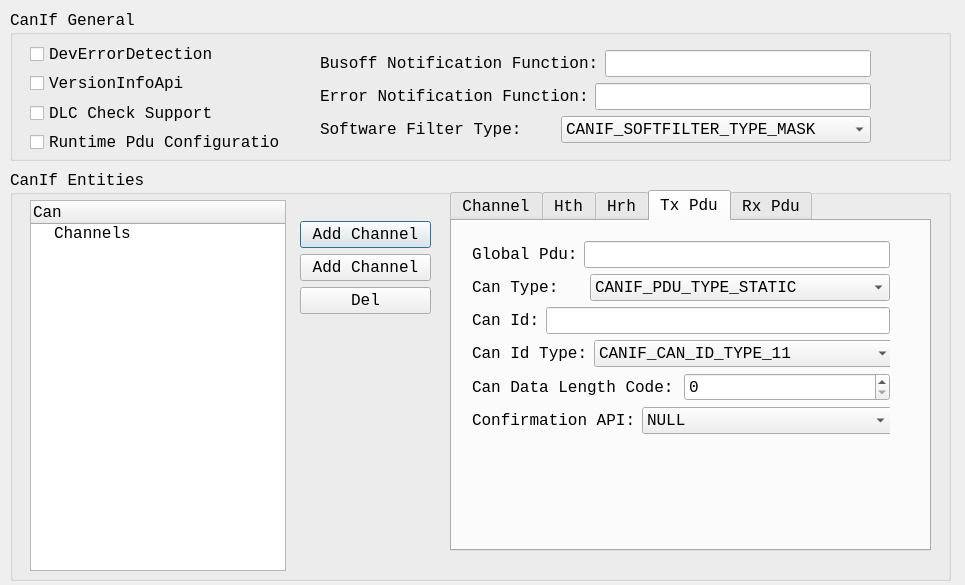
<?xml version="1.0" encoding="UTF-8"?>
<ui version="4.0">
 <class>cd_canif</class>
 <widget class="QDialog" name="cd_canif">
  <property name="geometry">
   <rect>
    <x>0</x>
    <y>0</y>
    <width>965</width>
    <height>585</height>
   </rect>
  </property>
  <property name="font">
   <font>
    <family>Consolas</family>
    <pointsize>12</pointsize>
   </font>
  </property>
  <property name="windowTitle">
   <string>Can Interface</string>
  </property>
  <widget class="QGroupBox" name="groupBox">
   <property name="geometry">
    <rect>
     <x>10</x>
     <y>10</y>
     <width>941</width>
     <height>151</height>
    </rect>
   </property>
   <property name="title">
    <string>CanIf General</string>
   </property>
   <widget class="QWidget" name="layoutWidget">
    <property name="geometry">
     <rect>
      <x>20</x>
      <y>32</y>
      <width>250</width>
      <height>112</height>
     </rect>
    </property>
    <layout class="QVBoxLayout" name="verticalLayout">
     <item>
      <widget class="QCheckBox" name="cbxDevErr">
       <property name="text">
        <string>DevErrorDetection</string>
       </property>
      </widget>
     </item>
     <item>
      <widget class="QCheckBox" name="cbxVersionInfo">
       <property name="text">
        <string>VersionInfoApi</string>
       </property>
      </widget>
     </item>
     <item>
      <widget class="QCheckBox" name="cbxDlcCheck">
       <property name="text">
        <string>DLC Check Support</string>
       </property>
      </widget>
     </item>
     <item>
      <widget class="QCheckBox" name="cbxRuntimePduCfg">
       <property name="text">
        <string>Runtime Pdu Configuration</string>
       </property>
      </widget>
     </item>
    </layout>
   </widget>
   <widget class="QWidget" name="layoutWidget">
    <property name="geometry">
     <rect>
      <x>310</x>
      <y>40</y>
      <width>551</width>
      <height>95</height>
     </rect>
    </property>
    <layout class="QVBoxLayout" name="verticalLayout_10">
     <item>
      <layout class="QHBoxLayout" name="horizontalLayout">
       <item>
        <widget class="QLabel" name="label_34">
         <property name="text">
          <string>Busoff Notification Function:</string>
         </property>
        </widget>
       </item>
       <item>
        <widget class="QLineEdit" name="leBusoffNf">
         <property name="minimumSize">
          <size>
           <width>250</width>
           <height>0</height>
          </size>
         </property>
         <property name="toolTip">
          <string>&lt;!DOCTYPE HTML PUBLIC &quot;-//W3C//DTD HTML 4.0//EN&quot; &quot;http://www.w3.org/TR/REC-html40/strict.dtd&quot;&gt;
&lt;html&gt;&lt;head&gt;&lt;meta name=&quot;qrichtext&quot; content=&quot;1&quot; /&gt;&lt;style type=&quot;text/css&quot;&gt;
p, li { white-space: pre-wrap; }
&lt;/style&gt;&lt;/head&gt;&lt;body style=&quot; font-family:'Consolas'; font-size:12pt; font-weight:400; font-style:normal;&quot;&gt;
&lt;p style=&quot; margin-top:0px; margin-bottom:0px; margin-left:0px; margin-right:0px; -qt-block-indent:0; text-indent:0px;&quot;&gt;If want to turn off notification,input &amp;quot;NULL&amp;quot;.&lt;/p&gt;&lt;/body&gt;&lt;/html&gt;</string>
         </property>
         <property name="text">
          <string/>
         </property>
        </widget>
       </item>
      </layout>
     </item>
     <item>
      <layout class="QHBoxLayout" name="horizontalLayout_24">
       <item>
        <widget class="QLabel" name="label_35">
         <property name="text">
          <string>Error Notification Function:</string>
         </property>
        </widget>
       </item>
       <item>
        <widget class="QLineEdit" name="leErrorNf">
         <property name="toolTip">
          <string>&lt;!DOCTYPE HTML PUBLIC &quot;-//W3C//DTD HTML 4.0//EN&quot; &quot;http://www.w3.org/TR/REC-html40/strict.dtd&quot;&gt;
&lt;html&gt;&lt;head&gt;&lt;meta name=&quot;qrichtext&quot; content=&quot;1&quot; /&gt;&lt;style type=&quot;text/css&quot;&gt;
p, li { white-space: pre-wrap; }
&lt;/style&gt;&lt;/head&gt;&lt;body style=&quot; font-family:'Consolas'; font-size:12pt; font-weight:400; font-style:normal;&quot;&gt;
&lt;p style=&quot; margin-top:0px; margin-bottom:0px; margin-left:0px; margin-right:0px; -qt-block-indent:0; text-indent:0px;&quot;&gt;If want to turn off notification,input &amp;quot;NULL&amp;quot;.&lt;/p&gt;&lt;/body&gt;&lt;/html&gt;</string>
         </property>
         <property name="text">
          <string/>
         </property>
        </widget>
       </item>
      </layout>
     </item>
     <item>
      <layout class="QHBoxLayout" name="horizontalLayout_37">
       <item>
        <widget class="QLabel" name="label_36">
         <property name="text">
          <string>Software Filter Type:</string>
         </property>
        </widget>
       </item>
       <item>
        <widget class="QComboBox" name="cmbxSoftwareFilterType">
         <property name="minimumSize">
          <size>
           <width>250</width>
           <height>0</height>
          </size>
         </property>
         <item>
          <property name="text">
           <string>CANIF_SOFTFILTER_TYPE_MASK</string>
          </property>
         </item>
         <item>
          <property name="text">
           <string>CANIF_SOFTFILTER_TYPE_BINARY</string>
          </property>
         </item>
         <item>
          <property name="text">
           <string>CANIF_SOFTFILTER_TYPE_INDEX</string>
          </property>
         </item>
         <item>
          <property name="text">
           <string>CANIF_SOFTFILTER_TYPE_LINEAR</string>
          </property>
         </item>
         <item>
          <property name="text">
           <string>CANIF_SOFTFILTER_TYPE_TABLE</string>
          </property>
         </item>
        </widget>
       </item>
      </layout>
     </item>
    </layout>
   </widget>
  </widget>
  <widget class="QGroupBox" name="groupBox_2">
   <property name="geometry">
    <rect>
     <x>10</x>
     <y>170</y>
     <width>941</width>
     <height>411</height>
    </rect>
   </property>
   <property name="maximumSize">
    <size>
     <width>16777214</width>
     <height>16777215</height>
    </size>
   </property>
   <property name="title">
    <string>CanIf Entities</string>
   </property>
   <widget class="QTreeWidget" name="trCanIfCfg">
    <property name="geometry">
     <rect>
      <x>20</x>
      <y>30</y>
      <width>256</width>
      <height>371</height>
     </rect>
    </property>
    <property name="styleSheet">
     <string notr="true">font: 12pt &quot;Consolas&quot;;</string>
    </property>
    <column>
     <property name="text">
      <string>Can</string>
     </property>
    </column>
    <item>
     <property name="text">
      <string>Channels</string>
     </property>
    </item>
   </widget>
   <widget class="QTabWidget" name="tabCfg">
    <property name="geometry">
     <rect>
      <x>440</x>
      <y>20</y>
      <width>481</width>
      <height>361</height>
     </rect>
    </property>
    <property name="currentIndex">
     <number>3</number>
    </property>
    <widget class="QWidget" name="tab">
     <attribute name="title">
      <string>Channel</string>
     </attribute>
     <widget class="QWidget" name="layoutWidget">
      <property name="geometry">
       <rect>
        <x>21</x>
        <y>21</y>
        <width>349</width>
        <height>62</height>
       </rect>
      </property>
      <layout class="QVBoxLayout" name="verticalLayout_4">
       <item>
        <layout class="QHBoxLayout" name="horizontalLayout_36">
         <item>
          <widget class="QLabel" name="label_33">
           <property name="text">
            <string>Name:</string>
           </property>
          </widget>
         </item>
         <item>
          <widget class="QLineEdit" name="leChannelName">
           <property name="text">
            <string/>
           </property>
          </widget>
         </item>
        </layout>
       </item>
       <item>
        <layout class="QHBoxLayout" name="horizontalLayout_23">
         <item>
          <widget class="QLabel" name="label_44">
           <property name="text">
            <string>Can Hw Ctrl:</string>
           </property>
          </widget>
         </item>
         <item>
          <widget class="QComboBox" name="cmbxCanHwCtrl">
           <property name="minimumSize">
            <size>
             <width>231</width>
             <height>0</height>
            </size>
           </property>
          </widget>
         </item>
        </layout>
       </item>
      </layout>
     </widget>
    </widget>
    <widget class="QWidget" name="tab_2">
     <attribute name="title">
      <string>Hth</string>
     </attribute>
     <widget class="QWidget" name="layoutWidget">
      <property name="geometry">
       <rect>
        <x>21</x>
        <y>21</y>
        <width>433</width>
        <height>95</height>
       </rect>
      </property>
      <layout class="QVBoxLayout" name="verticalLayout_5">
       <item>
        <layout class="QHBoxLayout" name="horizontalLayout_35">
         <item>
          <widget class="QLabel" name="label_32">
           <property name="text">
            <string>Name:</string>
           </property>
          </widget>
         </item>
         <item>
          <widget class="QLineEdit" name="leHthName">
           <property name="text">
            <string/>
           </property>
          </widget>
         </item>
        </layout>
       </item>
       <item>
        <layout class="QHBoxLayout" name="horizontalLayout_28">
         <item>
          <widget class="QLabel" name="label_25">
           <property name="text">
            <string>Hth Type:</string>
           </property>
          </widget>
         </item>
         <item>
          <widget class="QComboBox" name="cmbxHthType">
           <property name="minimumSize">
            <size>
             <width>320</width>
             <height>0</height>
            </size>
           </property>
           <item>
            <property name="text">
             <string>CAN_ARC_HANDLE_TYPE_BASIC</string>
            </property>
           </item>
           <item>
            <property name="text">
             <string>CAN_ARC_HANDLE_TYPE_FULL</string>
            </property>
           </item>
          </widget>
         </item>
        </layout>
       </item>
       <item>
        <layout class="QHBoxLayout" name="horizontalLayout_29">
         <item>
          <widget class="QLabel" name="label_26">
           <property name="text">
            <string>CanIfHthIdSymRef:</string>
           </property>
          </widget>
         </item>
         <item>
          <widget class="QComboBox" name="cmbxHthIdSymRef">
           <property name="minimumSize">
            <size>
             <width>270</width>
             <height>0</height>
            </size>
           </property>
          </widget>
         </item>
        </layout>
       </item>
      </layout>
     </widget>
    </widget>
    <widget class="QWidget" name="tab_4">
     <attribute name="title">
      <string>Hrh</string>
     </attribute>
     <widget class="QWidget" name="layoutWidget">
      <property name="geometry">
       <rect>
        <x>20</x>
        <y>20</y>
        <width>435</width>
        <height>126</height>
       </rect>
      </property>
      <layout class="QVBoxLayout" name="verticalLayout_8">
       <item>
        <layout class="QVBoxLayout" name="verticalLayout_6">
         <item>
          <layout class="QHBoxLayout" name="horizontalLayout_38">
           <item>
            <widget class="QLabel" name="label_37">
             <property name="text">
              <string>Name:</string>
             </property>
            </widget>
           </item>
           <item>
            <widget class="QLineEdit" name="leHrhName">
             <property name="text">
              <string/>
             </property>
            </widget>
           </item>
          </layout>
         </item>
         <item>
          <layout class="QHBoxLayout" name="horizontalLayout_30">
           <item>
            <widget class="QLabel" name="label_27">
             <property name="text">
              <string>Hrh Type:</string>
             </property>
            </widget>
           </item>
           <item>
            <widget class="QComboBox" name="cmbxHrhType">
             <property name="minimumSize">
              <size>
               <width>320</width>
               <height>0</height>
              </size>
             </property>
             <item>
              <property name="text">
               <string>CAN_ARC_HANDLE_TYPE_BASIC</string>
              </property>
             </item>
             <item>
              <property name="text">
               <string>CAN_ARC_HANDLE_TYPE_FULL</string>
              </property>
             </item>
            </widget>
           </item>
          </layout>
         </item>
         <item>
          <layout class="QHBoxLayout" name="horizontalLayout_31">
           <item>
            <widget class="QLabel" name="label_28">
             <property name="text">
              <string>CanIfHrhIdSymRef:</string>
             </property>
            </widget>
           </item>
           <item>
            <widget class="QComboBox" name="cmbxHrhIdSymRef">
             <property name="minimumSize">
              <size>
               <width>270</width>
               <height>0</height>
              </size>
             </property>
            </widget>
           </item>
          </layout>
         </item>
        </layout>
       </item>
       <item>
        <widget class="QCheckBox" name="cbxSoftwareFilterHrh">
         <property name="text">
          <string>CanIfSoftwareFilterHrh</string>
         </property>
        </widget>
       </item>
      </layout>
     </widget>
    </widget>
    <widget class="QWidget" name="tab_3">
     <attribute name="title">
      <string>Tx Pdu</string>
     </attribute>
     <widget class="QWidget" name="layoutWidget">
      <property name="geometry">
       <rect>
        <x>20</x>
        <y>20</y>
        <width>418</width>
        <height>194</height>
       </rect>
      </property>
      <layout class="QVBoxLayout" name="verticalLayout_3">
       <item>
        <layout class="QHBoxLayout" name="horizontalLayout_4">
         <item>
          <widget class="QLabel" name="label_40">
           <property name="text">
            <string>Global Pdu:</string>
           </property>
          </widget>
         </item>
         <item>
          <widget class="QLineEdit" name="leTxPduName">
           <property name="text">
            <string/>
           </property>
          </widget>
         </item>
        </layout>
       </item>
       <item>
        <layout class="QHBoxLayout" name="horizontalLayout_2">
         <item>
          <widget class="QLabel" name="label_29">
           <property name="text">
            <string>Can Type:</string>
           </property>
          </widget>
         </item>
         <item>
          <widget class="QComboBox" name="cmbxTxPduCanType">
           <property name="minimumSize">
            <size>
             <width>300</width>
             <height>0</height>
            </size>
           </property>
           <item>
            <property name="text">
             <string>CANIF_PDU_TYPE_STATIC</string>
            </property>
           </item>
           <item>
            <property name="text">
             <string>CANIF_PDU_TYPE_DYNAMIC</string>
            </property>
           </item>
          </widget>
         </item>
        </layout>
       </item>
       <item>
        <layout class="QHBoxLayout" name="horizontalLayout_3">
         <item>
          <widget class="QLabel" name="label">
           <property name="text">
            <string>Can Id:</string>
           </property>
          </widget>
         </item>
         <item>
          <widget class="QLineEdit" name="leTxPduCanId">
           <property name="text">
            <string/>
           </property>
          </widget>
         </item>
        </layout>
       </item>
       <item>
        <layout class="QHBoxLayout" name="horizontalLayout_6">
         <item>
          <widget class="QLabel" name="label_30">
           <property name="text">
            <string>Can Id Type:</string>
           </property>
          </widget>
         </item>
         <item>
          <widget class="QComboBox" name="cmbxTxPduCanIdType">
           <property name="minimumSize">
            <size>
             <width>300</width>
             <height>0</height>
            </size>
           </property>
           <property name="toolTip">
            <string>&lt;!DOCTYPE HTML PUBLIC &quot;-//W3C//DTD HTML 4.0//EN&quot; &quot;http://www.w3.org/TR/REC-html40/strict.dtd&quot;&gt;
&lt;html&gt;&lt;head&gt;&lt;meta name=&quot;qrichtext&quot; content=&quot;1&quot; /&gt;&lt;style type=&quot;text/css&quot;&gt;
p, li { white-space: pre-wrap; }
&lt;/style&gt;&lt;/head&gt;&lt;body style=&quot; font-family:'Consolas'; font-size:12pt; font-weight:400; font-style:normal;&quot;&gt;
&lt;p style=&quot; margin-top:0px; margin-bottom:0px; margin-left:0px; margin-right:0px; -qt-block-indent:0; text-indent:0px;&quot;&gt;This type is really decided by Can Hth,Configue it has no affect.&lt;/p&gt;&lt;/body&gt;&lt;/html&gt;</string>
           </property>
           <item>
            <property name="text">
             <string>CANIF_CAN_ID_TYPE_11</string>
            </property>
           </item>
           <item>
            <property name="text">
             <string>CANIF_CAN_ID_TYPE_29</string>
            </property>
           </item>
          </widget>
         </item>
        </layout>
       </item>
       <item>
        <layout class="QHBoxLayout" name="horizontalLayout_5">
         <item>
          <widget class="QLabel" name="label_2">
           <property name="text">
            <string>Can Data Length Code:</string>
           </property>
          </widget>
         </item>
         <item>
          <widget class="QSpinBox" name="spbxTxPduDlc">
           <property name="minimumSize">
            <size>
             <width>200</width>
             <height>0</height>
            </size>
           </property>
           <property name="toolTip">
            <string>&lt;!DOCTYPE HTML PUBLIC &quot;-//W3C//DTD HTML 4.0//EN&quot; &quot;http://www.w3.org/TR/REC-html40/strict.dtd&quot;&gt;
&lt;html&gt;&lt;head&gt;&lt;meta name=&quot;qrichtext&quot; content=&quot;1&quot; /&gt;&lt;style type=&quot;text/css&quot;&gt;
p, li { white-space: pre-wrap; }
&lt;/style&gt;&lt;/head&gt;&lt;body style=&quot; font-family:'Consolas'; font-size:12pt; font-weight:400; font-style:normal;&quot;&gt;
&lt;p style=&quot; margin-top:0px; margin-bottom:0px; margin-left:0px; margin-right:0px; -qt-block-indent:0; text-indent:0px;&quot;&gt;this means nothing,so you have no need to configure it.Just make compatible with arccore.&lt;/p&gt;&lt;/body&gt;&lt;/html&gt;</string>
           </property>
          </widget>
         </item>
        </layout>
       </item>
       <item>
        <layout class="QHBoxLayout" name="horizontalLayout_7">
         <item>
          <widget class="QLabel" name="label_31">
           <property name="text">
            <string>Confirmation API:</string>
           </property>
          </widget>
         </item>
         <item>
          <widget class="QComboBox" name="cmbxTxPduConfirmation">
           <property name="minimumSize">
            <size>
             <width>250</width>
             <height>0</height>
            </size>
           </property>
           <property name="toolTip">
            <string>&lt;!DOCTYPE HTML PUBLIC &quot;-//W3C//DTD HTML 4.0//EN&quot; &quot;http://www.w3.org/TR/REC-html40/strict.dtd&quot;&gt;
&lt;html&gt;&lt;head&gt;&lt;meta name=&quot;qrichtext&quot; content=&quot;1&quot; /&gt;&lt;style type=&quot;text/css&quot;&gt;
p, li { white-space: pre-wrap; }
&lt;/style&gt;&lt;/head&gt;&lt;body style=&quot; font-family:'Consolas'; font-size:12pt; font-weight:400; font-style:normal;&quot;&gt;
&lt;p style=&quot; margin-top:0px; margin-bottom:0px; margin-left:0px; margin-right:0px; -qt-block-indent:0; text-indent:0px;&quot;&gt;If you chose CANNM,So it is really special.You should define the CanNm Channel at EcuC first.&lt;/p&gt;&lt;/body&gt;&lt;/html&gt;</string>
           </property>
           <item>
            <property name="text">
             <string>NULL</string>
            </property>
           </item>
           <item>
            <property name="text">
             <string>J1939Tp_TxConfirmation</string>
            </property>
           </item>
           <item>
            <property name="text">
             <string>PduR_CanIfTxConfirmation</string>
            </property>
           </item>
           <item>
            <property name="text">
             <string>CanTp_TxConfirmation</string>
            </property>
           </item>
           <item>
            <property name="text">
             <string>CanNm_TxConfirmation</string>
            </property>
           </item>
           <item>
            <property name="text">
             <string>CanIf_UserTxConfirmation</string>
            </property>
           </item>
          </widget>
         </item>
        </layout>
       </item>
      </layout>
     </widget>
    </widget>
    <widget class="QWidget" name="tab_5">
     <attribute name="title">
      <string>Rx Pdu</string>
     </attribute>
     <widget class="QWidget" name="layoutWidget">
      <property name="geometry">
       <rect>
        <x>20</x>
        <y>22</y>
        <width>418</width>
        <height>260</height>
       </rect>
      </property>
      <layout class="QVBoxLayout" name="verticalLayout_7">
       <item>
        <layout class="QHBoxLayout" name="horizontalLayout_8">
         <item>
          <widget class="QLabel" name="label_41">
           <property name="text">
            <string>Global Pdu:</string>
           </property>
          </widget>
         </item>
         <item>
          <widget class="QLineEdit" name="leRxPduName">
           <property name="text">
            <string/>
           </property>
          </widget>
         </item>
        </layout>
       </item>
       <item>
        <layout class="QHBoxLayout" name="horizontalLayout_9">
         <item>
          <widget class="QLabel" name="label_38">
           <property name="text">
            <string>Can Type:</string>
           </property>
          </widget>
         </item>
         <item>
          <widget class="QComboBox" name="cmbxRxPduCanType">
           <property name="minimumSize">
            <size>
             <width>300</width>
             <height>0</height>
            </size>
           </property>
           <item>
            <property name="text">
             <string>CANIF_PDU_TYPE_STATIC</string>
            </property>
           </item>
           <item>
            <property name="text">
             <string>CANIF_PDU_TYPE_DYNAMIC</string>
            </property>
           </item>
          </widget>
         </item>
        </layout>
       </item>
       <item>
        <layout class="QHBoxLayout" name="horizontalLayout_10">
         <item>
          <widget class="QLabel" name="label_3">
           <property name="text">
            <string>Can Id:</string>
           </property>
          </widget>
         </item>
         <item>
          <widget class="QLineEdit" name="leRxPduCanId">
           <property name="toolTip">
            <string>&lt;!DOCTYPE HTML PUBLIC &quot;-//W3C//DTD HTML 4.0//EN&quot; &quot;http://www.w3.org/TR/REC-html40/strict.dtd&quot;&gt;
&lt;html&gt;&lt;head&gt;&lt;meta name=&quot;qrichtext&quot; content=&quot;1&quot; /&gt;&lt;style type=&quot;text/css&quot;&gt;
p, li { white-space: pre-wrap; }
&lt;/style&gt;&lt;/head&gt;&lt;body style=&quot; font-family:'Consolas'; font-size:12pt; font-weight:400; font-style:normal;&quot;&gt;
&lt;p style=&quot; margin-top:0px; margin-bottom:0px; margin-left:0px; margin-right:0px; -qt-block-indent:0; text-indent:0px;&quot;&gt;if software filter on,then only if &amp;lt;the reveived Can Id&amp;gt; &amp;amp; Mask == &amp;lt;Configured Can Id here&amp;gt; &amp;amp; Mask,Then the Pdu can be reveived(pass the filter) and a notification to upper layer can be generated.&lt;/p&gt;&lt;/body&gt;&lt;/html&gt;</string>
           </property>
           <property name="text">
            <string/>
           </property>
          </widget>
         </item>
        </layout>
       </item>
       <item>
        <layout class="QHBoxLayout" name="horizontalLayout_11">
         <item>
          <widget class="QLabel" name="label_39">
           <property name="text">
            <string>Can Id Type:</string>
           </property>
          </widget>
         </item>
         <item>
          <widget class="QComboBox" name="cmbxRxPduCanIdType">
           <property name="minimumSize">
            <size>
             <width>300</width>
             <height>0</height>
            </size>
           </property>
           <property name="toolTip">
            <string>&lt;!DOCTYPE HTML PUBLIC &quot;-//W3C//DTD HTML 4.0//EN&quot; &quot;http://www.w3.org/TR/REC-html40/strict.dtd&quot;&gt;
&lt;html&gt;&lt;head&gt;&lt;meta name=&quot;qrichtext&quot; content=&quot;1&quot; /&gt;&lt;style type=&quot;text/css&quot;&gt;
p, li { white-space: pre-wrap; }
&lt;/style&gt;&lt;/head&gt;&lt;body style=&quot; font-family:'Consolas'; font-size:12pt; font-weight:400; font-style:normal;&quot;&gt;
&lt;p style=&quot; margin-top:0px; margin-bottom:0px; margin-left:0px; margin-right:0px; -qt-block-indent:0; text-indent:0px;&quot;&gt;unsupport configure item defined by Arccore,you have no need to configure it.&lt;/p&gt;&lt;/body&gt;&lt;/html&gt;</string>
           </property>
           <item>
            <property name="text">
             <string>CANIF_CAN_ID_TYPE_11</string>
            </property>
           </item>
           <item>
            <property name="text">
             <string>CANIF_CAN_ID_TYPE_29</string>
            </property>
           </item>
          </widget>
         </item>
        </layout>
       </item>
       <item>
        <layout class="QHBoxLayout" name="horizontalLayout_15">
         <item>
          <widget class="QLabel" name="label_45">
           <property name="text">
            <string>Can Id Mask:</string>
           </property>
          </widget>
         </item>
         <item>
          <widget class="QLineEdit" name="leRxPduIdMask">
           <property name="toolTip">
            <string>&lt;!DOCTYPE HTML PUBLIC &quot;-//W3C//DTD HTML 4.0//EN&quot; &quot;http://www.w3.org/TR/REC-html40/strict.dtd&quot;&gt;
&lt;html&gt;&lt;head&gt;&lt;meta name=&quot;qrichtext&quot; content=&quot;1&quot; /&gt;&lt;style type=&quot;text/css&quot;&gt;
p, li { white-space: pre-wrap; }
&lt;/style&gt;&lt;/head&gt;&lt;body style=&quot; font-family:'Consolas'; font-size:12pt; font-weight:400; font-style:normal;&quot;&gt;
&lt;p style=&quot; margin-top:0px; margin-bottom:0px; margin-left:0px; margin-right:0px; -qt-block-indent:0; text-indent:0px;&quot;&gt;if software filter on,then only if &amp;lt;the reveived Can Id&amp;gt; &amp;amp; Mask == &amp;lt;Configured Can Id here&amp;gt; &amp;amp; Mask,Then the Pdu can be reveived(pass the filter) and a notification to upper layer can be generated.&lt;/p&gt;&lt;/body&gt;&lt;/html&gt;</string>
           </property>
           <property name="text">
            <string/>
           </property>
          </widget>
         </item>
        </layout>
       </item>
       <item>
        <layout class="QHBoxLayout" name="horizontalLayout_12">
         <item>
          <widget class="QLabel" name="label_4">
           <property name="text">
            <string>Can Data Length Code:</string>
           </property>
          </widget>
         </item>
         <item>
          <widget class="QSpinBox" name="spbxRxPduDlc">
           <property name="minimumSize">
            <size>
             <width>200</width>
             <height>0</height>
            </size>
           </property>
           <property name="toolTip">
            <string>&lt;!DOCTYPE HTML PUBLIC &quot;-//W3C//DTD HTML 4.0//EN&quot; &quot;http://www.w3.org/TR/REC-html40/strict.dtd&quot;&gt;
&lt;html&gt;&lt;head&gt;&lt;meta name=&quot;qrichtext&quot; content=&quot;1&quot; /&gt;&lt;style type=&quot;text/css&quot;&gt;
p, li { white-space: pre-wrap; }
&lt;/style&gt;&lt;/head&gt;&lt;body style=&quot; font-family:'Consolas'; font-size:12pt; font-weight:400; font-style:normal;&quot;&gt;
&lt;p style=&quot; margin-top:0px; margin-bottom:0px; margin-left:0px; margin-right:0px; -qt-block-indent:0; text-indent:0px;&quot;&gt;Note:Rx Data's DLC must be bigger than the configured value,or the Data will be droped if DLC check enabled.&lt;/p&gt;&lt;/body&gt;&lt;/html&gt;</string>
           </property>
          </widget>
         </item>
        </layout>
       </item>
       <item>
        <layout class="QHBoxLayout" name="horizontalLayout_13">
         <item>
          <widget class="QLabel" name="label_42">
           <property name="text">
            <string>Indication Type:</string>
           </property>
          </widget>
         </item>
         <item>
          <widget class="QComboBox" name="cmbxRxPduIndication">
           <property name="minimumSize">
            <size>
             <width>250</width>
             <height>0</height>
            </size>
           </property>
           <property name="toolTip">
            <string>&lt;!DOCTYPE HTML PUBLIC &quot;-//W3C//DTD HTML 4.0//EN&quot; &quot;http://www.w3.org/TR/REC-html40/strict.dtd&quot;&gt;
&lt;html&gt;&lt;head&gt;&lt;meta name=&quot;qrichtext&quot; content=&quot;1&quot; /&gt;&lt;style type=&quot;text/css&quot;&gt;
p, li { white-space: pre-wrap; }
&lt;/style&gt;&lt;/head&gt;&lt;body style=&quot; font-family:'Consolas'; font-size:12pt; font-weight:400; font-style:normal;&quot;&gt;
&lt;p style=&quot; margin-top:0px; margin-bottom:0px; margin-left:0px; margin-right:0px; -qt-block-indent:0; text-indent:0px;&quot;&gt;If you chose CANNM,So it is really special.You should define the CanNm Channel at EcuC first.&lt;/p&gt;&lt;/body&gt;&lt;/html&gt;</string>
           </property>
           <item>
            <property name="text">
             <string>CAN_NM</string>
            </property>
           </item>
           <item>
            <property name="text">
             <string>CAN_TP</string>
            </property>
           </item>
           <item>
            <property name="text">
             <string>CAN_PDUR</string>
            </property>
           </item>
           <item>
            <property name="text">
             <string>J1939TP</string>
            </property>
           </item>
           <item>
            <property name="text">
             <string>CAN_SPECIAL</string>
            </property>
           </item>
          </widget>
         </item>
        </layout>
       </item>
       <item>
        <layout class="QHBoxLayout" name="horizontalLayout_14">
         <item>
          <widget class="QLabel" name="label_43">
           <property name="text">
            <string>User Indication:</string>
           </property>
          </widget>
         </item>
         <item>
          <widget class="QLineEdit" name="leRxPduUserIndication">
           <property name="text">
            <string/>
           </property>
          </widget>
         </item>
        </layout>
       </item>
      </layout>
     </widget>
    </widget>
   </widget>
   <widget class="QWidget" name="layoutWidget">
    <property name="geometry">
     <rect>
      <x>290</x>
      <y>51</y>
      <width>131</width>
      <height>95</height>
     </rect>
    </property>
    <layout class="QVBoxLayout" name="verticalLayout_2">
     <item>
      <widget class="QPushButton" name="btnAdd">
       <property name="text">
        <string>Add Channel</string>
       </property>
      </widget>
     </item>
     <item>
      <widget class="QPushButton" name="btnAdd2">
       <property name="text">
        <string>Add Channel</string>
       </property>
      </widget>
     </item>
     <item>
      <widget class="QPushButton" name="btnDel">
       <property name="text">
        <string>Del</string>
       </property>
      </widget>
     </item>
    </layout>
   </widget>
  </widget>
 </widget>
 <resources/>
 <connections/>
</ui>
